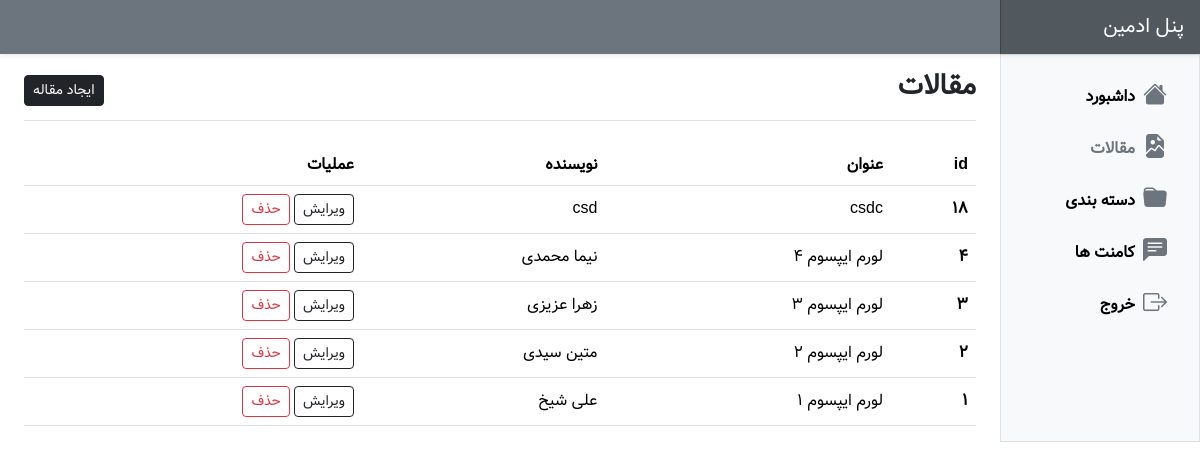
/admin-panel/pages/posts/index.php (signed in), run on the app's committed database.
### tables this page shows
CREATE TABLE `posts` (
  `id` int(11) NOT NULL,
  `title` varchar(255) NOT NULL,
  `body` text NOT NULL,
  `category_id` int(11) NOT NULL,
  `author` varchar(255) NOT NULL,
  `image` varchar(255) NOT NULL
);

### admin-panel/pages/posts/index.php (the view, shortened to what this page needs)
<?php
include "../../include/layout/header.php";
$posts = $db->query("SELECT * FROM posts ORDER BY id DESC");
?>
<div class="container-fluid">
    <div class="row">
        <?php
        include "../../include/layout/sidebar.php"
        ?>
        <main class="col-md-9 ms-sm-auto col-lg-10 px-md-4">
            <div class="d-flex justify-content-between flex-wrap flex-md-nowrap align-items-center pt-3 pb-2 mb-3 border-bottom">
                <h1 class="fs-3 fw-bold">مقالات</h1>
                <div class="btn-toolbar mb-2 mb-md-0">
                    <a href="./create.php" class="btn btn-sm btn-dark">
                        ایجاد مقاله
                    </a>
                </div>
            </div>
            <div class="mt-4">
                <?php if ($posts->rowCount() > 0) : ?>
                    <div class="table-responsive small">
                        <table class="table table-hover align-middle">
                            <thead>
                                <tr>
                                    <th>id</th>
                                    <th>عنوان</th>
                                    <th>نویسنده</th>
                                    <th>عملیات</th>
                                </tr>
                            </thead>
                            <tbody>
                                <?php foreach ($posts as $post) : ?>
                                    <tr>
                                        <th><?= $post['id'] ?></th>
                                        <td><?= $post['title'] ?></td>
                                        <td><?= $post['author'] ?></td>
                                        <td>
                                            <a href="./edit.php?id=<?= $post['id'] ?>" class="btn btn-sm btn-outline-dark">ویرایش</a>
                                            <a href="index.php?action=delete&id=<?= $post['id'] ?>" class="btn btn-sm btn-outline-danger">حذف</a>
                                        </td>
                                    </tr>
                                <?php endforeach ?>
                            </tbody>
                        </table>
                    </div>
                <?php endif ?>
            </div>
        </main>
    </div>
</div>
<?php
include "../../include/layout/footer.php"
?>

### admin-panel/assets/css/style.css (style rules this page uses)
body { font-family: "Vazir", sans-serif; }
td, th { font-size: 1rem; }

### data on the page
posts: id "18", title "csdc", author "csd"
posts: id "4", title "لورم ایپسوم 4", author "نیما محمدی"
posts: id "3", title "لورم ایپسوم 3", author "زهرا عزیزی"
posts: id "2", title "لورم ایپسوم 2", author "متین سیدی"
posts: id "1", title "لورم ایپسوم 1", author "علی شیخ"
